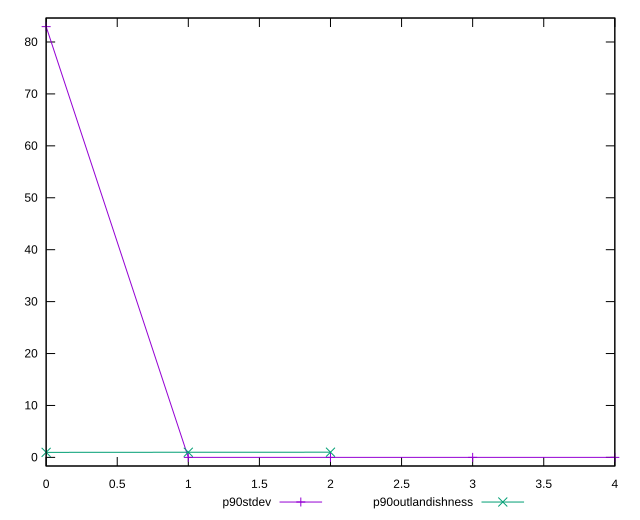

Recreate this plot in gnuplot.
reset

$p90Stdev <<EOF
0 82.95887651357602
1 0
2 0
3 0
4 0
EOF

$p90Outlandishness <<EOF
0 0.9699409358450597
1 0.990025
2 1
EOF

set key outside below
set xrange [0:4]
set yrange [-1.6591775302715204:84.61805404384754]
set trange [-1.6591775302715204:84.61805404384754]
set terminal svg size 640, 520 enhanced background rgb 'white'
set output "report_00022_2021-02-20T12:08:46.964Z/uses-optimized-images/progression/stddev.svg"

plot $p90Stdev title "p90stdev" with linespoints, \
     $p90Outlandishness title "p90outlandishness" with linespoints

reset
